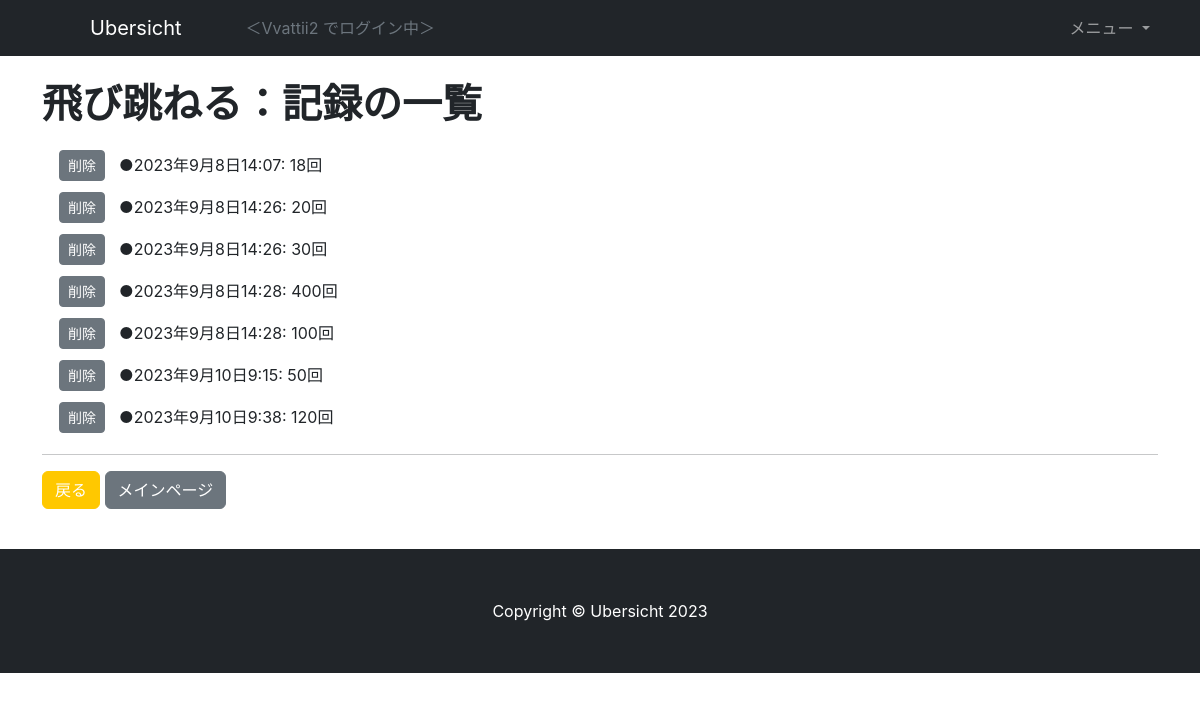
The app's page /record/5 (signed in), older data.
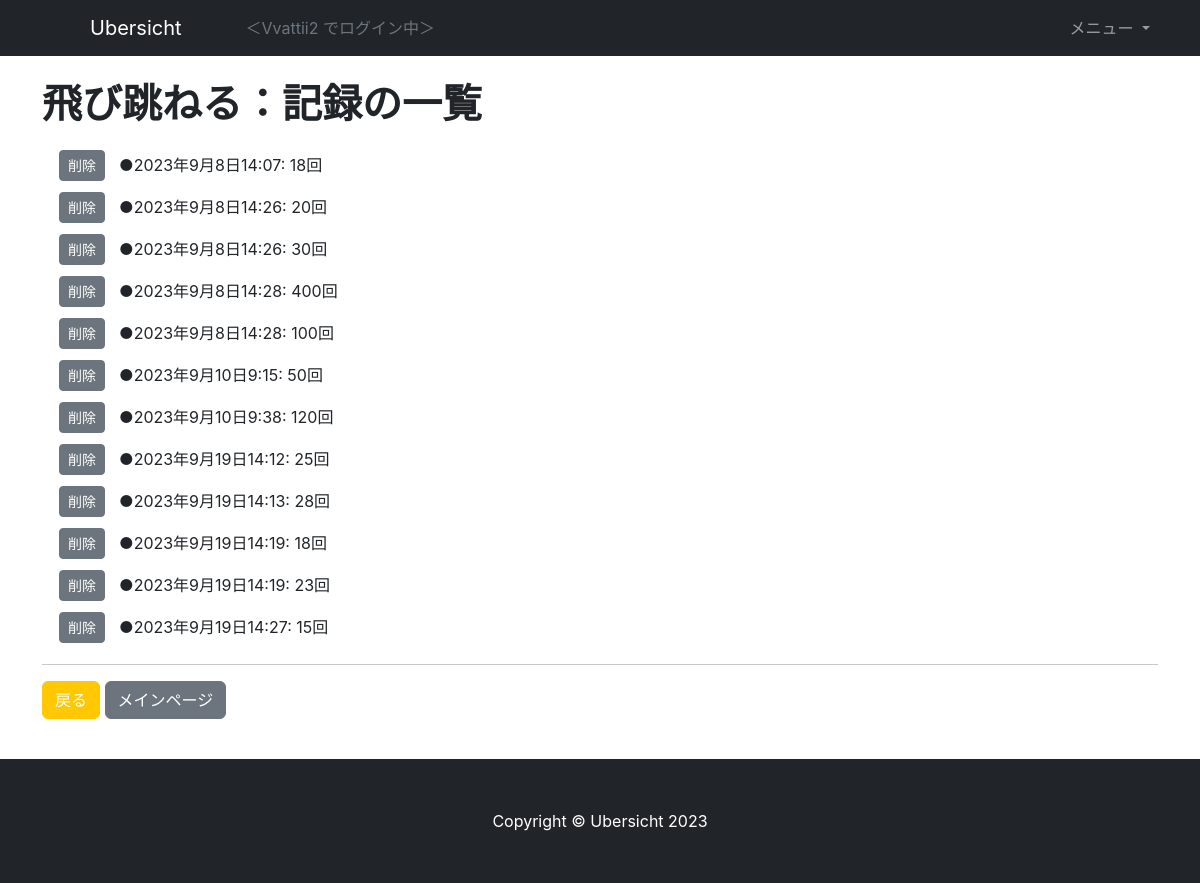
The same page, newer data.
### accounts/models.py (models this page shows)
class CustomUser(AbstractUser):
    dream = models.TextField(verbose_name="なりたい自分", max_length=200, blank=True, null=True)

### todo/models.py (models this page shows, shortened)
class Todos(models.Model):
    goal = models.ForeignKey(Goals, on_delete=models.CASCADE)
    title = models.CharField(verbose_name='タイトル', max_length=50)
    from_date = models.DateField(verbose_name='作成日', auto_now_add=True)
    until_date = models.DateField(verbose_name='期日', null=True, blank=True)
    image = models.ImageField(verbose_name='画像', null=True, blank=True,
                            upload_to='todo/images/')
    timer = models.IntegerField(verbose_name='タイマー', null=True, blank=True)
    amount = models.IntegerField(verbose_name='合計', null=True, blank=True)
    type = models.CharField(verbose_name='タイプ', default='task', max_length=20,
                            choices=TypeChoices.choices)
    current = models.IntegerField(verbose_name='進捗', default=0)
    memo = models.TextField(verbose_name='メモ', null=True, blank=True)
    state = models.IntegerField(verbose_name='状態', default=State.NORMAL.value)
    @property
    def unit(self) -> str:
        if self.type == 'task':
            return ''
        elif self.type == 'training':
            return '回'
        elif self.type == 'exam':
            return '点'
        elif self.type == 'reading':
            return 'ページ'
        else:
            return ''

class Records(models.Model):
    todo = models.ForeignKey(Todos, on_delete=models.CASCADE)
    done_at = models.DateTimeField(verbose_name='日時', auto_now_add=True)
    num = models.IntegerField(verbose_name='数量', null=True, blank=True)
    memo = models.TextField(verbose_name='メモ', null=True, blank=True, max_length=200)

### todo/views.py (the view)
# urls.py: path('record/<int:pk>', RecordListView.as_view(), name='record_list'),
@method_decorator(login_required, name='dispatch')
class RecordListView(GetGoal, ListView):
    template_name = 'record_list.html'
    model = Records
    context_object_name = 'records'
    def get_queryset(self) -> QuerySet[Any]:
        todo=Todos.objects.get(pk=self.kwargs['pk'])
        return Records.objects.filter(todo=todo)
    def get_context_data(self, **kwargs: Any) -> dict[str, Any]:
        context = super().get_context_data(**kwargs)
        context['todo'] = Todos.objects.get(pk=self.kwargs['pk'])
        return context

### todo/views.py (called while the page is built)
def get_goal(user) -> Optional[Goals]:
    if user.is_anonymous:
        return None
    goal = Goals.objects.filter(user=user, is_completed=False)
    if goal.exists():
        return goal[0]
    else:
        return None

    def get_context_data(self, **kwargs):
        context = super().get_context_data(**kwargs)
        context['goal'] = get_goal(self.request.user)
        return context

### todo/templates/record_list.html (shortened to what this page needs)
{% extends 'base.html' %}
{% load static %}
{% block contents %}
<div class="container">
    <div class="row">
        <div class="col my-4">
            <h1>{{ todo.title }}：記録の一覧</h1>
            <table class="m-sm-3">
                {% for record in records %}
                <tr>
                    <td width=60><a href="{% url 'todo:record_delete' pk=record.pk %}" class="btn btn-secondary btn-sm">削除</a></td>
                    <td><div class="py-2">●{{ record.done_at }}: {{ record.num }}{{ todo.unit }}</div></td>
                </tr>
                {% endfor %}
            </table>
            <hr>
            <p>
                <a href="{% url 'todo:todo_detail' pk=todo.pk %}" class="btn btn-primary">戻る</a>
                <a href="{% url 'todo:main' %}" class="btn btn-secondary">メインページ</a>
            </p>
        </div>
    </div>
</div>
{% endblock contents %}

### todo/templates/base.html (shortened to what this page needs)
{% load static %}
<!DOCTYPE html>
<html lang="ja">
    <head>
        <link href="{% static 'css/styles.css' %}" rel="stylesheet" />
    </head>
    <body>
        <nav class="navbar navbar-expand-md navbar-dark bg-dark">
            <div class="container">
                {% if user.is_authenticated %}
                <a class="navbar-brand px-5" href="{% url 'todo:main' %}">Ubersicht</a>
                {% else %}
                <a class="navbar-brand px-5" href="{% url 'todo:index' %}">Ubersicht</a>
                {% endif %}
                <div class="collapse navbar-collapse" id="navbarSupportedContent">
                    {% if user.is_authenticated %}
                    <div class="text-muted justify-content-end">
                        ＜{{ user.username }} でログイン中＞
                    </div>
                    {% endif %}
                    <ul class="navbar-nav ms-auto">
                        <li class="nav-item dropdown">
                        <a class="nav-link dropdown-toggle" href="#" id="navbarDropdown" role="button" data-bs-toggle="dropdown" aria-haspopup="true" aria-expanded="false">
                            メニュー
                        </a>
                        </li>
                    </ul>
                </div>
            </div>
        </nav>
        {% block contents %}{% endblock contents %}
        <footer class="py-5 bg-dark">
            <div class="container px-4 px-lg-5"><p class="m-0 text-center text-white">Copyright &copy; Ubersicht 2023</p></div>
        </footer>
    </body>
</html>

Row changes from the older to the newer data that the page shows:
added Records: done_at "2023年9月19日14:12", num "25", {{ todo.unit }} "回"
added Records: done_at "2023年9月19日14:13", num "28", {{ todo.unit }} "回"
added Records: done_at "2023年9月19日14:19", num "18", {{ todo.unit }} "回"
added Records: done_at "2023年9月19日14:19", num "23", {{ todo.unit }} "回"
added Records: done_at "2023年9月19日14:27", num "15", {{ todo.unit }} "回"
